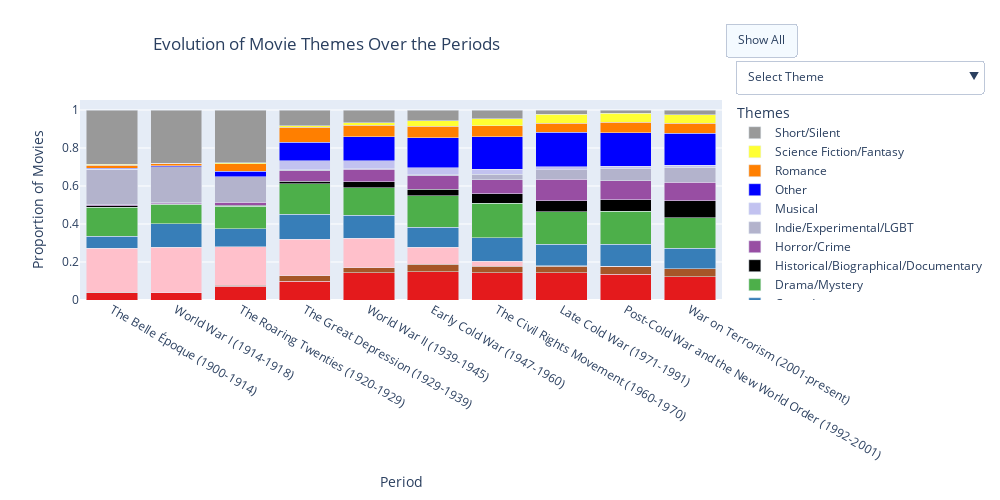

Notebook source saved alongside this figure:
### Markdown cell above
Interactive stacked bar plot that shows the evolution of movie themes over different periods. It allows users to toggle the visibility of individual themes through a dropdown menu or show all themes at once with a "Show All" button. Each theme is represented by a separate trace, and the plot displays the proportion of movies for each theme per period, with the option to hover over bars to view detailed values.

### Code cell
# Create an empty figure
fig = go.Figure()

# Add each theme as a trace
for theme in normalized_theme_periods_counts.columns:
    fig.add_trace(go.Bar(
        x=normalized_theme_periods_counts.index,
        y=normalized_theme_periods_counts[theme],
        name=theme, 
        marker_color=theme_colors.get(theme, 'gray'),
        hovertemplate='Period: %{x}<br>' + 'Theme proportion: %{y}<br>',
    ))

# Add buttons for hide/show functionality
visibility = [[True if i == idx else False for i in range(len(themes))]
              for idx in range(len(themes))]

# Define "Select Theme" button
select_theme_button = dict(
    label="Select Theme",
    method=None,
    args=[]
)

theme_buttons = [
    dict(
        label=theme,
        method="update",
        args=[
            {"visible": vis},  # Update visibility
            {"title": f"Evolution of {theme} Movies Over the Periods"}  # Update title
        ]
    )
    for theme, vis in zip(themes, visibility)
]


# Combine "Select Theme" and theme-specific buttons
buttons = [select_theme_button] + theme_buttons

# Dropdown menu for individual themes
dropdown_menu = dict(
    type="dropdown",
    buttons=buttons,
    x=1.214,
    xanchor="center",
    y=1.2,
    yanchor="top",
)

# Button for "Show All" placed on the side
side_button = dict(
    type="buttons",
    buttons=[
        dict(
            label="Show All",
            method="update",
            args=[
                {"visible": [True] * len(themes)},
                {"title": "Evolution of Movie Themes Over the Periods"}
            ]
        )
    ],
    x=1.005,  # Adjust position to place on the side
    xanchor="left",
    y=1.3,
    yanchor="middle",
)

fig.update_layout(
    updatemenus=[dropdown_menu, side_button],
    title={
        'text': 'Evolution of Movie Themes Over the Periods',
        'x': 0.5,
        'xanchor': 'right'
    },
    barmode='stack',
    xaxis_title="Period",
    yaxis_title="Proportion of Movies",
    legend_title="Themes",
    height=500,
    width=1000,
)

fig.show()
fig.write_html('/Users/lilly-flore/Desktop/bar_theme_period.html')

### Figure 1 — Plotly figure (JSON) as saved in the notebook; plotly's stock layout.template omitted (floating-point values rounded to 4 significant figures)
{"data": [{"hovertemplate": "Period: %{x}<br>Theme proportion: %{y}<br>", "marker": {"color": "#e41a1c"}, "name": "Action/Adventure/Thriller", "type": "bar", "x": ["The Belle Époque (1900-1914)", "World War I (1914-1918)", "The Roaring Twenties (1920-1929)", "The Great Depression (1929-1939)", "World War II (1939-1945)", "Early Cold War (1947-1960)", "The Civil Rights Movement (1960-1970)", "Late Cold War (1971-1991)", "Post-Cold War and the New World Order (1992-2001)", "War on Terrorism (2001-present)"], "y": [0.03805, 0.038, 0.07222, 0.09783, 0.1442, 0.1495, 0.1434, 0.1438, 0.1361, 0.1228]}, {"hovertemplate": "Period: %{x}<br>Theme proportion: %{y}<br>", "marker": {"color": "#a65628"}, "name": "Animation/Family", "type": "bar", "x": ["The Belle Époque (1900-1914)", "World War I (1914-1918)", "The Roaring Twenties (1920-1929)", "The Great Depression (1929-1939)", "World War II (1939-1945)", "Early Cold War (1947-1960)", "The Civil Rights Movement (1960-1970)", "Late Cold War (1971-1991)", "Post-Cold War and the New World Order (1992-2001)", "War on Terrorism (2001-present)"], "y": [0.002378, 0.0007835, 0.005203, 0.02892, 0.02656, 0.03977, 0.03473, 0.0341, 0.03938, 0.04116]}, {"hovertemplate": "Period: %{x}<br>Theme proportion: %{y}<br>", "marker": {"color": "pink"}, "name": "Black-and-White", "type": "bar", "x": ["The Belle Époque (1900-1914)", "World War I (1914-1918)", "The Roaring Twenties (1920-1929)", "The Great Depression (1929-1939)", "World War II (1939-1945)", "Early Cold War (1947-1960)", "The Civil Rights Movement (1960-1970)", "Late Cold War (1971-1991)", "Post-Cold War and the New World Order (1992-2001)", "War on Terrorism (2001-present)"], "y": [0.2307, 0.2396, 0.2037, 0.192, 0.1539, 0.08911, 0.02649, 0.002103, 0.002684, 0.0007281]}, {"hovertemplate": "Period: %{x}<br>Theme proportion: %{y}<br>", "marker": {"color": "#377eb8"}, "name": "Comedy", "type": "bar", "x": ["The Belle Époque (1900-1914)", "World War I (1914-1918)", "The Roaring Twenties (1920-1929)", "The Great Depression (1929-1939)", "World War II (1939-1945)", "Early Cold War (1947-1960)", "The Civil Rights Movement (1960-1970)", "Late Cold War (1971-1991)", "Post-Cold War and the New World Order (1992-2001)", "War on Terrorism (2001-present)"], "y": [0.06421, 0.122, 0.09282, 0.1325, 0.121, 0.1049, 0.1231, 0.113, 0.1159, 0.108]}, {"hovertemplate": "Period: %{x}<br>Theme proportion: %{y}<br>", "marker": {"color": "#4daf4a"}, "name": "Drama/Mystery", "type": "bar", "x": ["The Belle Époque (1900-1914)", "World War I (1914-1918)", "The Roaring Twenties (1920-1929)", "The Great Depression (1929-1939)", "World War II (1939-1945)", "Early Cold War (1947-1960)", "The Civil Rights Movement (1960-1970)", "Late Cold War (1971-1991)", "Post-Cold War and the New World Order (1992-2001)", "War on Terrorism (2001-present)"], "y": [0.1522, 0.103, 0.1182, 0.1604, 0.1444, 0.1652, 0.1825, 0.1726, 0.1724, 0.161]}, {"hovertemplate": "Period: %{x}<br>Theme proportion: %{y}<br>", "marker": {"color": "#000000"}, "name": "Historical/Biographical/Documentary", "type": "bar", "x": ["The Belle Époque (1900-1914)", "World War I (1914-1918)", "The Roaring Twenties (1920-1929)", "The Great Depression (1929-1939)", "World War II (1939-1945)", "Early Cold War (1947-1960)", "The Civil Rights Movement (1960-1970)", "Late Cold War (1971-1991)", "Post-Cold War and the New World Order (1992-2001)", "War on Terrorism (2001-present)"], "y": [0.008323, 0.003134, 0.006243, 0.01274, 0.03274, 0.03347, 0.04875, 0.05775, 0.06188, 0.08956]}, {"hovertemplate": "Period: %{x}<br>Theme proportion: %{y}<br>", "marker": {"color": "#984ea3"}, "name": "Horror/Crime", "type": "bar", "x": ["The Belle Époque (1900-1914)", "World War I (1914-1918)", "The Roaring Twenties (1920-1929)", "The Great Depression (1929-1939)", "World War II (1939-1945)", "Early Cold War (1947-1960)", "The Civil Rights Movement (1960-1970)", "Late Cold War (1971-1991)", "Post-Cold War and the New World Order (1992-2001)", "War on Terrorism (2001-present)"], "y": [0.005945, 0.005289, 0.01623, 0.05522, 0.06548, 0.0722, 0.0728, 0.112, 0.09913, 0.09565]}, {"hovertemplate": "Period: %{x}<br>Theme proportion: %{y}<br>", "marker": {"color": "#b3b3cc"}, "name": "Indie/Experimental/LGBT", "type": "bar", "x": ["The Belle Époque (1900-1914)", "World War I (1914-1918)", "The Roaring Twenties (1920-1929)", "The Great Depression (1929-1939)", "World War II (1939-1945)", "Early Cold War (1947-1960)", "The Civil Rights Movement (1960-1970)", "Late Cold War (1971-1991)", "Post-Cold War and the New World Order (1992-2001)", "War on Terrorism (2001-present)"], "y": [0.1849, 0.1898, 0.1336, 0.005713, 0.001273, 0.005248, 0.02939, 0.05099, 0.06598, 0.07852]}, {"hovertemplate": "Period: %{x}<br>Theme proportion: %{y}<br>", "marker": {"color": "#c2c2f0"}, "name": "Musical", "type": "bar", "x": ["The Belle Époque (1900-1914)", "World War I (1914-1918)", "The Roaring Twenties (1920-1929)", "The Great Depression (1929-1939)", "World War II (1939-1945)", "Early Cold War (1947-1960)", "The Civil Rights Movement (1960-1970)", "Late Cold War (1971-1991)", "Post-Cold War and the New World Order (1992-2001)", "War on Terrorism (2001-present)"], "y": [0.0005945, 0, 0.001457, 0.04844, 0.04365, 0.03674, 0.02805, 0.01523, 0.009234, 0.01096]}, {"hovertemplate": "Period: %{x}<br>Theme proportion: %{y}<br>", "marker": {"color": "blue"}, "name": "Other", "type": "bar", "x": ["The Belle Époque (1900-1914)", "World War I (1914-1918)", "The Roaring Twenties (1920-1929)", "The Great Depression (1929-1939)", "World War II (1939-1945)", "Early Cold War (1947-1960)", "The Civil Rights Movement (1960-1970)", "Late Cold War (1971-1991)", "Post-Cold War and the New World Order (1992-2001)", "War on Terrorism (2001-present)"], "y": [0.00654, 0.005681, 0.02851, 0.09771, 0.1262, 0.1566, 0.1696, 0.1822, 0.1771, 0.1691]}, {"hovertemplate": "Period: %{x}<br>Theme proportion: %{y}<br>", "marker": {"color": "#ff7f00"}, "name": "Romance", "type": "bar", "x": ["The Belle Époque (1900-1914)", "World War I (1914-1918)", "The Roaring Twenties (1920-1929)", "The Great Depression (1929-1939)", "World War II (1939-1945)", "Early Cold War (1947-1960)", "The Civil Rights Movement (1960-1970)", "Late Cold War (1971-1991)", "Post-Cold War and the New World Order (1992-2001)", "War on Terrorism (2001-present)"], "y": [0.01486, 0.01117, 0.03829, 0.07831, 0.05948, 0.06181, 0.05721, 0.04653, 0.05533, 0.05174]}, {"hovertemplate": "Period: %{x}<br>Theme proportion: %{y}<br>", "marker": {"color": "#ffff33"}, "name": "Science Fiction/Fantasy", "type": "bar", "x": ["The Belle Époque (1900-1914)", "World War I (1914-1918)", "The Roaring Twenties (1920-1929)", "The Great Depression (1929-1939)", "World War II (1939-1945)", "Early Cold War (1947-1960)", "The Civil Rights Movement (1960-1970)", "Late Cold War (1971-1991)", "Post-Cold War and the New World Order (1992-2001)", "War on Terrorism (2001-present)"], "y": [0.004756, 0.002547, 0.004579, 0.007736, 0.01419, 0.02962, 0.03695, 0.04857, 0.04799, 0.0458]}, {"hovertemplate": "Period: %{x}<br>Theme proportion: %{y}<br>", "marker": {"color": "#999999"}, "name": "Short/Silent", "type": "bar", "x": ["The Belle Époque (1900-1914)", "World War I (1914-1918)", "The Roaring Twenties (1920-1929)", "The Great Depression (1929-1939)", "World War II (1939-1945)", "Early Cold War (1947-1960)", "The Civil Rights Movement (1960-1970)", "Late Cold War (1971-1991)", "Post-Cold War and the New World Order (1992-2001)", "War on Terrorism (2001-present)"], "y": [0.2866, 0.2789, 0.2789, 0.08248, 0.06693, 0.05587, 0.04697, 0.02116, 0.01689, 0.02491]}], "layout": {"barmode": "stack", "height": 500, "legend": {"title": {"text": "Themes"}}, "title": {"text": "Evolution of Movie Themes Over the Periods", "x": 0.5, "xanchor": "right"}, "updatemenus": [{"buttons": [{"args": [], "label": "Select Theme"}, {"args": [{"visible": [true, false, false, false, false, false, false, false, false, false, false, false, false]}, {"title": "Evolution of Action/Adventure/Thriller Movies Over the Periods"}], "label": "Action/Adventure/Thriller", "method": "update"}, {"args": [{"visible": [false, true, false, false, false, false, false, false, false, false, false, false, false]}, {"title": "Evolution of Comedy Movies Over the Periods"}], "label": "Comedy", "method": "update"}, {"args": [{"visible": [false, false, true, false, false, false, false, false, false, false, false, false, false]}, {"title": "Evolution of Drama/Mystery Movies Over the Periods"}], "label": "Drama/Mystery", "method": "update"}, {"args": [{"visible": [false, false, false, true, false, false, false, false, false, false, false, false, false]}, {"title": "Evolution of Romance Movies Over the Periods"}], "label": "Romance", "method": "update"}, {"args": [{"visible": [false, false, false, false, true, false, false, false, false, false, false, false, false]}, {"title": "Evolution of Horror/Crime Movies Over the Periods"}], "label": "Horror/Crime", "method": "update"}, {"args": [{"visible": [false, false, false, false, false, true, false, false, false, false, false, false, false]}, {"title": "Evolution of Science Fiction/Fantasy Movies Over the Periods"}], "label": "Science Fiction/Fantasy", "method": "update"}, {"args": [{"visible": [false, false, false, false, false, false, true, false, false, false, false, false, false]}, {"title": "Evolution of Animation/Family Movies Over the Periods"}], "label": "Animation/Family", "method": "update"}, {"args": [{"visible": [false, false, false, false, false, false, false, true, false, false, false, false, false]}, {"title": "Evolution of Historical/Biographical/Documentary Movies Over the Periods"}], "label": "Historical/Biographical/Documentary", "method": "update"}, {"args": [{"visible": [false, false, false, false, false, false, false, false, true, false, false, false, false]}, {"title": "Evolution of Short/Silent Movies Over the Periods"}], "label": "Short/Silent", "method": "update"}, {"args": [{"visible": [false, false, false, false, false, false, false, false, false, true, false, false, false]}, {"title": "Evolution of Black-and-White Movies Over the Periods"}], "label": "Black-and-White", "method": "update"}, {"args": [{"visible": [false, false, false, false, false, false, false, false, false, false, true, false, false]}, {"title": "Evolution of Indie/Experimental/LGBT Movies Over the Periods"}], "label": "Indie/Experimental/LGBT", "method": "update"}, {"args": [{"visible": [false, false, false, false, false, false, false, false, false, false, false, true, false]}, {"title": "Evolution of Musical Movies Over the Periods"}], "label": "Musical", "method": "update"}, {"args": [{"visible": [false, false, false, false, false, false, false, false, false, false, false, false, true]}, {"title": "Evolution of Other Movies Over the Periods"}], "label": "Other", "method": "update"}], "type": "dropdown", "x": 1.214, "xanchor": "center", "y": 1.2, "yanchor": "top"}, {"buttons": [{"args": [{"visible": [true, true, true, true, true, true, true, true, true, true, true, true, true]}, {"title": "Evolution of Movie Themes Over the Periods"}], "label": "Show All", "method": "update"}], "type": "buttons", "x": 1.005, "xanchor": "left", "y": 1.3, "yanchor": "middle"}], "width": 1000, "xaxis": {"title": {"text": "Period"}}, "yaxis": {"title": {"text": "Proportion of Movies"}}}}
